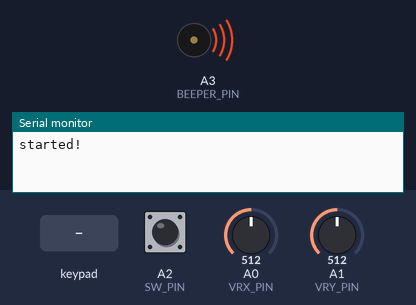
Simulated run of this sketch. Board: Arduino Uno, built with avr-gcc and run on an emulated ATmega328P. Parts: buzzer (waves = sounding), the last lines printed to the serial monitor. Wiring (inferred from the signals the program sends): 4×4 keypad with keys 1 2 3 A 4 5 6 B 7 8 9 C * 0 # D (labels assumed): rows pin 6, pin 7, pin 8, pin 9; columns pin 2, pin 3, pin 4, pin 5. The inputs (shaded band) are chosen by the test bench; at power-on: A0 (VRX_PIN) = 512, A1 (VRY_PIN) = 512, A2 (SW_PIN) HIGH.

Above: at 0.01 s.
At 1.3 s:
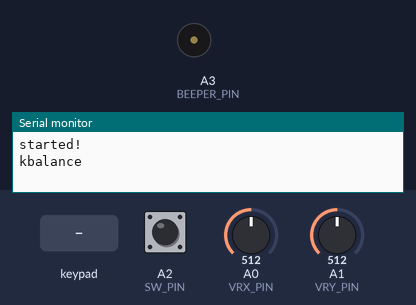
1.4 s: A0 (VRX_PIN) set to 290
2.9 s: A1 (VRY_PIN) set to 910
4.4 s: key 'A' pressed
5.9 s: keypad keys 1 2 pressed 0.4 s apart
8.2 s: keypad keys 2 5 # pressed 0.4 s apart
10.9 s: A1 (VRY_PIN) set to 0
Timing chart, 0 to 13.4 s (numbered marks = the images above; inputs shaded):
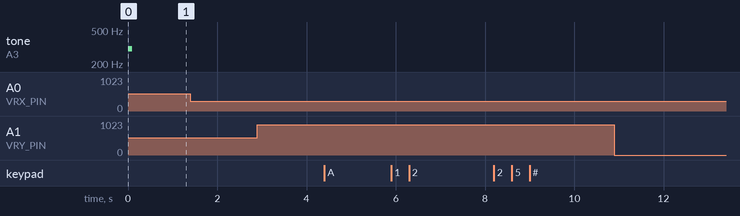

The sketch:

Ez-OpenCat-Gamepad.ino
```cpp
#define __DEBUG__
//#define __RF24__

// Baud rate must match the setting of UART modules(HC-05,HM-10 and etc),
// set module to master mode if requires
#define BAUD 38400

#define Console Serial
#define BlueTooth Serial

#ifdef __DEBUG__
#include <SoftwareSerial.h>
#undef BlueTooth
SoftwareSerial BlueTooth(A5, A4);
#endif

#ifdef __RF24__
/*
  library  - https://github.com/tmrh20/RF24/
  tutorial - https://howtomechatronics.com/tutorials/arduino/arduino-wireless-communication-nrf24l01-tutorial/
*/
#include <SPI.h>
#include <nRF24L01.h>
#include <RF24.h>
#define CE  2   // ce pin
#define CSN 3   // csn pin
const char const address[]  = {0x01, 0xff, 0xff, 0xff, 0xff, 0xff}; // change if needs
RF24 radio(CE, CSN);
#endif

// joystick pins
#define VRX_PIN   A0
#define VRY_PIN   A1
#define SW_PIN    A2

//
#define BEEPER_PIN A3

// pins for matrix switches
#define MATRIX_ROW_START 6 // pin 6 to 9
#define MATRIX_NROW 4
#define MATRIX_COL_START 2 // pin 2 to 5
#define MATRIX_NCOL 4

const char *walks1[] {
  "wkR", "wkL", "wkF", "bk"
};

const char *walks2[] {
  "trR", "trL", "tr", "bk",
};

const char *walks3[] {
  "crR", "crL", "cr", "bk"
};

const char *walks4[] {
  "bkR", "bkL",  "tr", "bd",
};

const char **walkings[] {
  walks1, walks2, walks3, walks4,
};

char **walkptr;

const char *row1[] {
  "rest", "sit", "buttUp", "pee",
};

const char *row2[] {
  "sleep", "pee1", "pu2", "pu1"
};

// disabled
const char *row3[] {
  "vt", nullptr, nullptr, nullptr, "str", "ly", "dropped", "lifted", "stair",
};

char *cmdptr,prev_cmd[24] = "rest";;
boolean is_gait = true;

char **instincts[] {
  walkings[0], row1, row2, row3
};

void setup() {
  Console.begin(BAUD);
  while (!Console); // wait for serial port to connect. Needed for native USB port only
#ifdef __DEBUG__
  Console.println("started!");
  BlueTooth.begin(BAUD);
#endif

  //
  pinMode(SW_PIN, INPUT);
  digitalWrite(SW_PIN, HIGH);
  //
#ifdef __RF24__
  radio.begin();
  radio.openWritingPipe(address);
  radio.setPALevel(RF24_PA_MIN);
  radio.stopListening();
#endif
  tone(BEEPER_PIN, 300);
  delay(100);
  noTone(BEEPER_PIN);

}

void loop() {
  boolean sw1 = false;
  static long cmdPeriod = 0;
  int longClick = 0;
  int joy_x;
  int joy_y;
  int row = -1, col = -1;
  char token = 'k';

  int matrix = scanmatrix(&longClick);
  if (matrix >= 0) {
    row = (matrix) / 4;
    col = matrix % 4;
    if (row == 0) {
      instincts[0] = walkings[col];
      col = 2;
    } else {
      cmdptr = instincts[row][col];
      is_gait = false;
      goto __send;
    }
  }

  joy_x = analogRead(VRY_PIN);
  joy_y = analogRead(VRX_PIN);
  if (joy_x < 300) {
    col = 0;
    is_gait = true;
  } else if (joy_x > 900) {
    col = 1;
    is_gait = true;
  } else if (joy_y < 300) {
    col = 2;
    is_gait = true;
  } else if (joy_y > 900) {
    col = 3;
    is_gait = true;
  } else {
    if (is_gait)
      cmdptr = "balance";
  }
  sw1 = digitalRead(SW_PIN);
  if (!sw1) {
    // disable servo
    token = 'd';
    cmdptr = "";
  }

  if (col >= 0) {
    walkptr = instincts[0];
    cmdptr = walkptr[col];
  }

__send:
  if (millis() >= cmdPeriod && strcmp(cmdptr, prev_cmd) != 0) {
    BlueTooth.write(token);
#ifdef __RF24__
    radio.write(&token, 1);
#endif
    if (token == 'k' && cmdptr != nullptr) {
      BlueTooth.print(cmdptr);
      //BlueTooth.write(cmd, strlen(cmd));
#ifdef __RF24__
      radio.write(cmd, strlen(cmd));
#endif
      strcpy(prev_cmd, cmdptr);
#ifdef __DEBUG__
      Console.write(token);
      Console.println(cmdptr);
#endif
    }
    cmdPeriod = millis() + 50;
  }

}

int scanmatrix(int *longClick) {
  static int priorMatrix = -1;
  static long curMatrixStartTime = 0;

  *longClick = 0;
  // we will energize row lines then read column lines
  // first set all rows to high impedance mode
  for (int row = 0; row < MATRIX_NROW; row++) {
    pinMode(MATRIX_ROW_START + row, INPUT);
  }
  // set all columns to pullup inputs
  for (int col = 0; col < MATRIX_NCOL; col++) {
    pinMode(MATRIX_COL_START + col, INPUT_PULLUP);
  }

  // read each row/column combo until we find one that is active
  for (int row = 0; row < MATRIX_NROW; row++) {
    // set only the row we're looking at output low
    pinMode(MATRIX_ROW_START + row, OUTPUT);
    digitalWrite(MATRIX_ROW_START + row, LOW);

    for (int col = 0; col < MATRIX_NCOL; col++) {
      delayMicroseconds(100);
      if (digitalRead(MATRIX_COL_START + col) != LOW) {
        continue;
      }
      // we found the first pushed button
      int curmatrix = row * MATRIX_NROW + col;
      //
      int clicktime = millis() - curMatrixStartTime;
      if (curmatrix != priorMatrix) {
        curMatrixStartTime = millis();
        priorMatrix = curmatrix;
        *longClick = 0;
      } else if (clicktime > 500) {
        // User has been holding down the same button continuously for a long time
        if (clicktime > 3000) {
          *longClick = 2;
        } else {
          *longClick = 1;
        }

      }
      return curmatrix;
    }
    pinMode(MATRIX_ROW_START + row, INPUT); // set back to high impedance
    //delay(1);
  }

  return -1;
}
```
